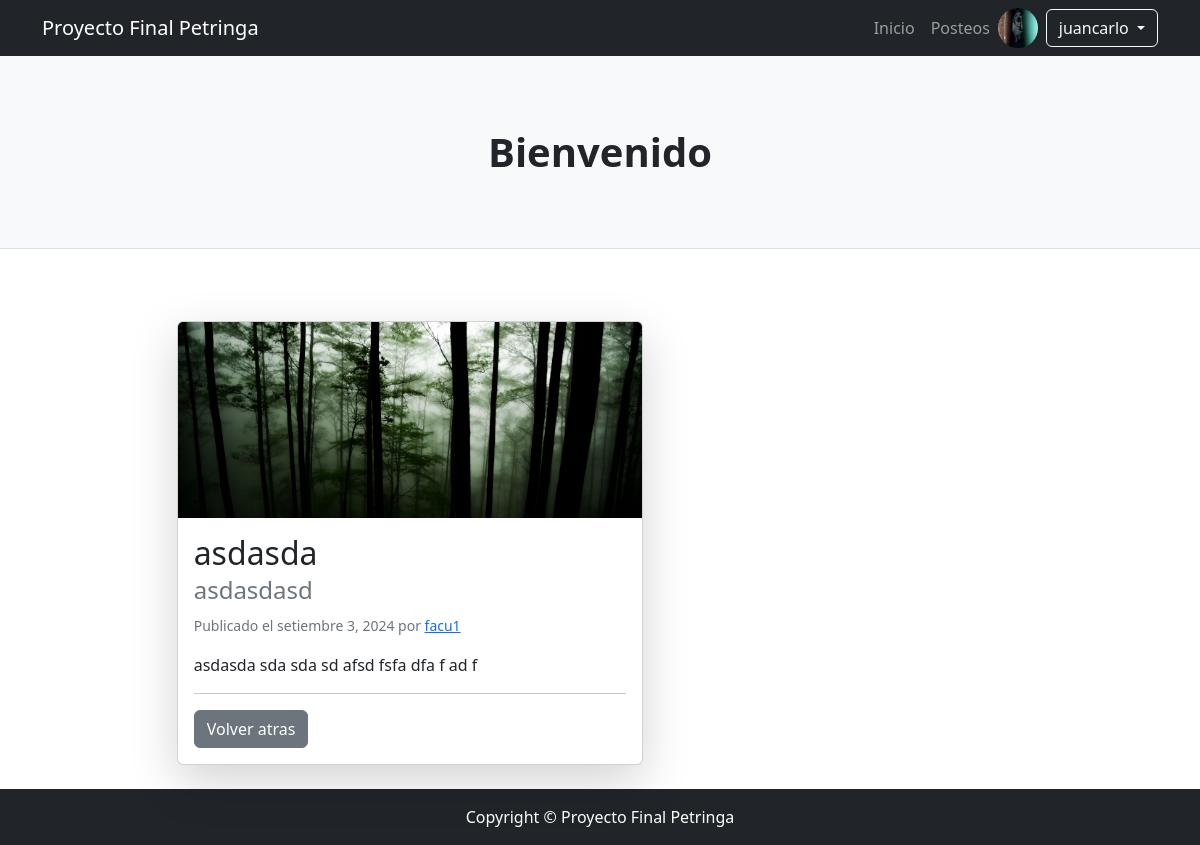
The page /post/8/ (signed in) on the database its author committed.
### users/models.py (models this page shows, shortened)
class Avatar(models.Model):
    user = models.OneToOneField(User, on_delete=models.CASCADE, null=True, blank=True)
    imagen = models.ImageField(upload_to='imagenes', null=True, blank=True)

### base/models.py (models this page shows, shortened)
class Post(models.Model):
    autor = models.ForeignKey(User, on_delete=models.CASCADE)
    titulo = models.CharField(max_length=40)
    subtitulo = models.CharField(max_length=40, null=True, blank=True)
    posteo = models.TextField()
    fecha_creacion = models.DateTimeField(auto_now_add=True)
    imagen = models.ImageField(upload_to='imagenes/', blank=True, null=True)

### base/views.py (the view)
# urls.py: path('post/<int:pk>/', Post_detail.as_view(), name='post_detail'),
class Post_detail(LoginRequiredMixin, DetailView):
    model = Post
    context_object_name = 'post'
    template_name = 'base/post_detail.html'

### base/templates/base/post_detail.html (shortened to what this page needs)
{% extends 'base/base.html' %}
{% load static %}
{% block contenido %}
<div class="container mt-5">
    <div class="row justify-content-center">
        <div class="col-lg-8 mb-4">
            <div class="card shadow-lg">
                <img src="{% if post.imagen %}{{ post.imagen.url }}{% else %}https://via.placeholder.com/800x400{% endif %}" class="card-img-top" alt="Imagen del post">
                <div class="card-body">
                    <h2 class="card-title">{{ post.titulo }}</h2>
                    <h4 class="card-subtitle text-muted mb-2">{{ post.subtitulo }}</h4>
                    <p class="text-muted">
                        <small>Publicado el {{ post.fecha_creacion|date:"F j, Y" }} por
                        <a href="{% url 'perfil_usuario' post.autor %}">{{ post.autor }}</a></small>
                    </p>
                    <div class="card-text">
                        {{ post.posteo|linebreaksbr }}
                    </div>
                    <hr>
                    <div class="d-flex justify-content-between">
                        <a href="javascript:history.back()" class="btn btn-secondary">Volver atras</a>
                    </div>
                </div>
            </div>
        </div>
    </div>
</div>
{% endblock contenido %}

### base/templates/base/navbar.html (shortened to what this page needs)
<nav class="navbar navbar-expand-lg navbar-dark bg-dark">
    <div class="container">
        <a class="navbar-brand" href="{% url 'index' %}">Proyecto Final Petringa</a>
        <div class="collapse navbar-collapse" id="navbarSupportedContent">
            <ul class="navbar-nav ms-auto mb-2 mb-lg-0">
                {% if request.user.is_authenticated %}
                    <li class="nav-item"><a class="nav-link" href="{% url 'index' %}">Inicio</a></li>
                    <li class="nav-item"><a class="nav-link" href="{% url 'ListarPosts' %}">Posteos</a></li>
                {% endif %}
            </ul>
            {% if request.user.is_authenticated %}
                <div class="d-flex align-items-center">
                    {% if request.user.avatar %}
                        <img src="{{ request.user.avatar.imagen.url }}" alt="Avatar" class="rounded-circle me-2" style="height: 40px; width: 40px;">
                    {% else %}
                        <img src="1" alt="Avatar" class="rounded-circle me-2" style="height: 40px; width: 40px;">
            {% endif %}
                    <div class="dropdown">
                        <button class="btn btn-outline-light dropdown-toggle" type="button" id="userDropdown" data-bs-toggle="dropdown" aria-expanded="false">
                            {{ request.user.username }}
                        </button>
                    </div>
                </div>
            {% else %}
                <div class="d-flex">
                    <a class="btn btn-outline-light me-2" href="{% url 'login' %}">Iniciar Sesión</a>
                    <a class="btn btn-primary" href="{% url 'register' %}">Registrarse</a>
                </div>
            {% endif %}
        </div>
    </div>
</nav>

### rows shown on the page
Post: imagen (picture), titulo "asdasda", subtitulo "asdasdasd", fecha_creacion "setiembre 3, 2024", autor "facu1", posteo "asdasda sda sda sd afsd fsfa dfa f ad f"

### other values the page prints
{{ request.user.username }} "juancarlo"
